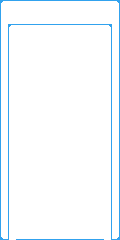

Tiled map render using the project's own tile images. Description and the map definition, with tile-layer contents summarised, below:
An orthogonal 15x30 tile map with 8x8 px tiles, 1 tile layer (BG), 1 hidden layer not drawn.

<map version="1.2" tiledversion="1.2.3" orientation="orthogonal" renderorder="right-down" width="15" height="30" tilewidth="8" tileheight="8" infinite="0" nextlayerid="3" nextobjectid="1">
 <tileset firstgid="1" name="8 bit tetris" tilewidth="8" tileheight="8" tilecount="140" columns="14">
  <image source="8_bit_tetris_pixel.png" width="112" height="80" />
 </tileset>
 <layer id="1" name="BG" width="15" height="30">
  <data>[450 cells, 450 non-empty, 9 distinct tile ids]</data>
 </layer>
 <layer id="2" name="Sprite" width="15" height="30" visible="0">
  <data>[450 cells, 48 non-empty, 19 distinct tile ids]</data>
 </layer>
</map>
